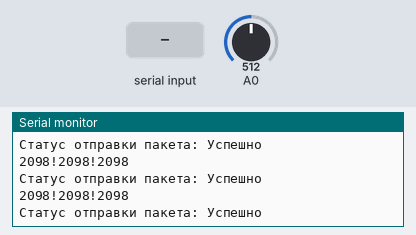
A sketch run on a simulated ESP8266 (NodeMCU). Shown: the last lines printed to the serial monitor. The test bench sets the inputs (shaded band); at power-on: A0 = 512. EEPROM starts erased.

Above: at 1.2 s.
1.3 s: "1" received over the second serial link
3.8 s: A0 set to 716
At 4.9 s:
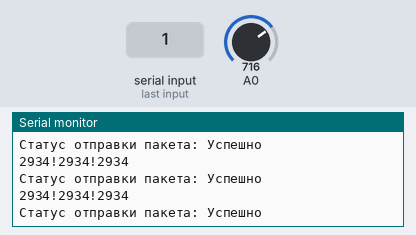
5.3 s: "0" received over the second serial link
6.8 s: A0 set to 900
At 7.4 s:
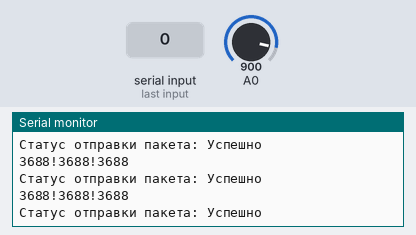
Timing chart, 0 to 9.3 s (numbered marks = the images above; inputs shaded):
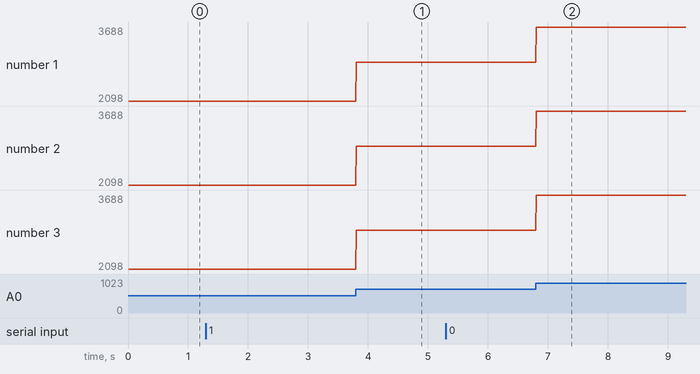

Measured:
- after the input at 3.8 s, the serial monitor: prints a new line at once (image 1)
- after the input at 6.8 s, the serial monitor: prints a new line at once (image 2)
- plotted number 1: 2098 → 2934 after the input at 3.8 s, 2934 → 3688 after the input at 6.8 s
- plotted number 2: 2098 → 2934 after the input at 3.8 s, 2934 → 3688 after the input at 6.8 s
- plotted number 3: 2098 → 2934 after the input at 3.8 s, 2934 → 3688 after the input at 6.8 s

The sketch:

SlaveSensor.ino
```cpp
#include <SoftwareSerial.h>
#define MYPORT_TX 0
#define MYPORT_RX 4
EspSoftwareSerial::UART myPort;

#define S0 D7
#define S1 D6


#include <EEPROM.h>
#include <ESP8266WiFi.h>
#include <espnow.h>
uint8_t mac[] = {0x11, 0x11, 0x11, 0x11, 0x11, 0x11};


uint16_t SensorValue;
uint16_t SensorsValueArr[4] = {0, 100, 200, 300};

unsigned long lastTime = 0;
unsigned long timerDelay = 10;


void OnDataSent(uint8_t *mac_addr, uint8_t sendStatus) {
  Serial.print("Статус отправки пакета: ");
  if (sendStatus == 0) {
    Serial.println("Успешно");
  } else {
    Serial.println("Ошибка");
  }
}
void setup() {
  pinMode(S0, OUTPUT);
  pinMode(S1, OUTPUT);


  Serial.begin(115200);
  myPort.begin(38400, SWSERIAL_8N1, MYPORT_RX, MYPORT_TX, false);
  if (!myPort) { // If the object did not initialize, then its configuration is invalid
    Serial.println("Invalid EspSoftwareSerial pin configuration, check config");
    while (1) { // Don't continue with invalid configuration
      delay (1000);
    }
  }
  EEPROM.begin(64);
  EEPROM.get(0, mac);
  Serial.println(mac[0]);
  Serial.println(mac[1]);


  WiFi.mode(WIFI_STA);
  if (esp_now_init() != 0) {
    Serial.println("Ошибка инициализации ESP-NOW");
    return;
  }
  // Устанавливаем роль отправителя
  esp_now_set_self_role(ESP_NOW_ROLE_CONTROLLER);
  // Регистрируем callback-функцию OnDataSent для отслеживания статуса отправки
  esp_now_register_send_cb(OnDataSent);
  // Добавляем получателя (партнера) по указанному MAC-адресу
  esp_now_add_peer(mac, ESP_NOW_ROLE_SLAVE, 1, NULL, 0);
}
void loop() {
  //


  if ((millis() - lastTime) > timerDelay) {
  //SensorValue = analogRead(0);
  //SensorValue = SensorValue * 4;
  digitalWrite(S0, LOW); digitalWrite(S1, LOW);
  SensorsValueArr[0] = analogRead(0) * 4.1-1;
  digitalWrite(S0, HIGH); digitalWrite(S1, LOW);
  SensorsValueArr[1] = analogRead(0) * 4.1-1;
  digitalWrite(S0, LOW); digitalWrite(S1, HIGH);
  SensorsValueArr[2] = analogRead(0) * 4.1-1;
  digitalWrite(S0, HIGH); digitalWrite(S1, HIGH);
  SensorsValueArr[3] = analogRead(0) * 4.1-1;

  Serial.print(SensorsValueArr[0]);
  Serial.print("!");
  Serial.print(SensorsValueArr[1]);
  Serial.print("!");
  Serial.println(SensorsValueArr[2]);
  esp_now_send(mac, (uint8_t *)&SensorsValueArr, sizeof(SensorsValueArr));
    lastTime = millis();
  }
  if (myPort.available()) {
    if (myPort.readBytes((byte*)&mac, sizeof(mac))) {
      Serial.print(mac[0], HEX);
      Serial.print(mac[1], HEX);
      Serial.print(mac[2], HEX);
      Serial.print(mac[3], HEX);
      Serial.print(mac[4], HEX);
      Serial.println(mac[5], HEX);
      EEPROM.put(0, mac);
      EEPROM.commit();
    }
  }

}
```
